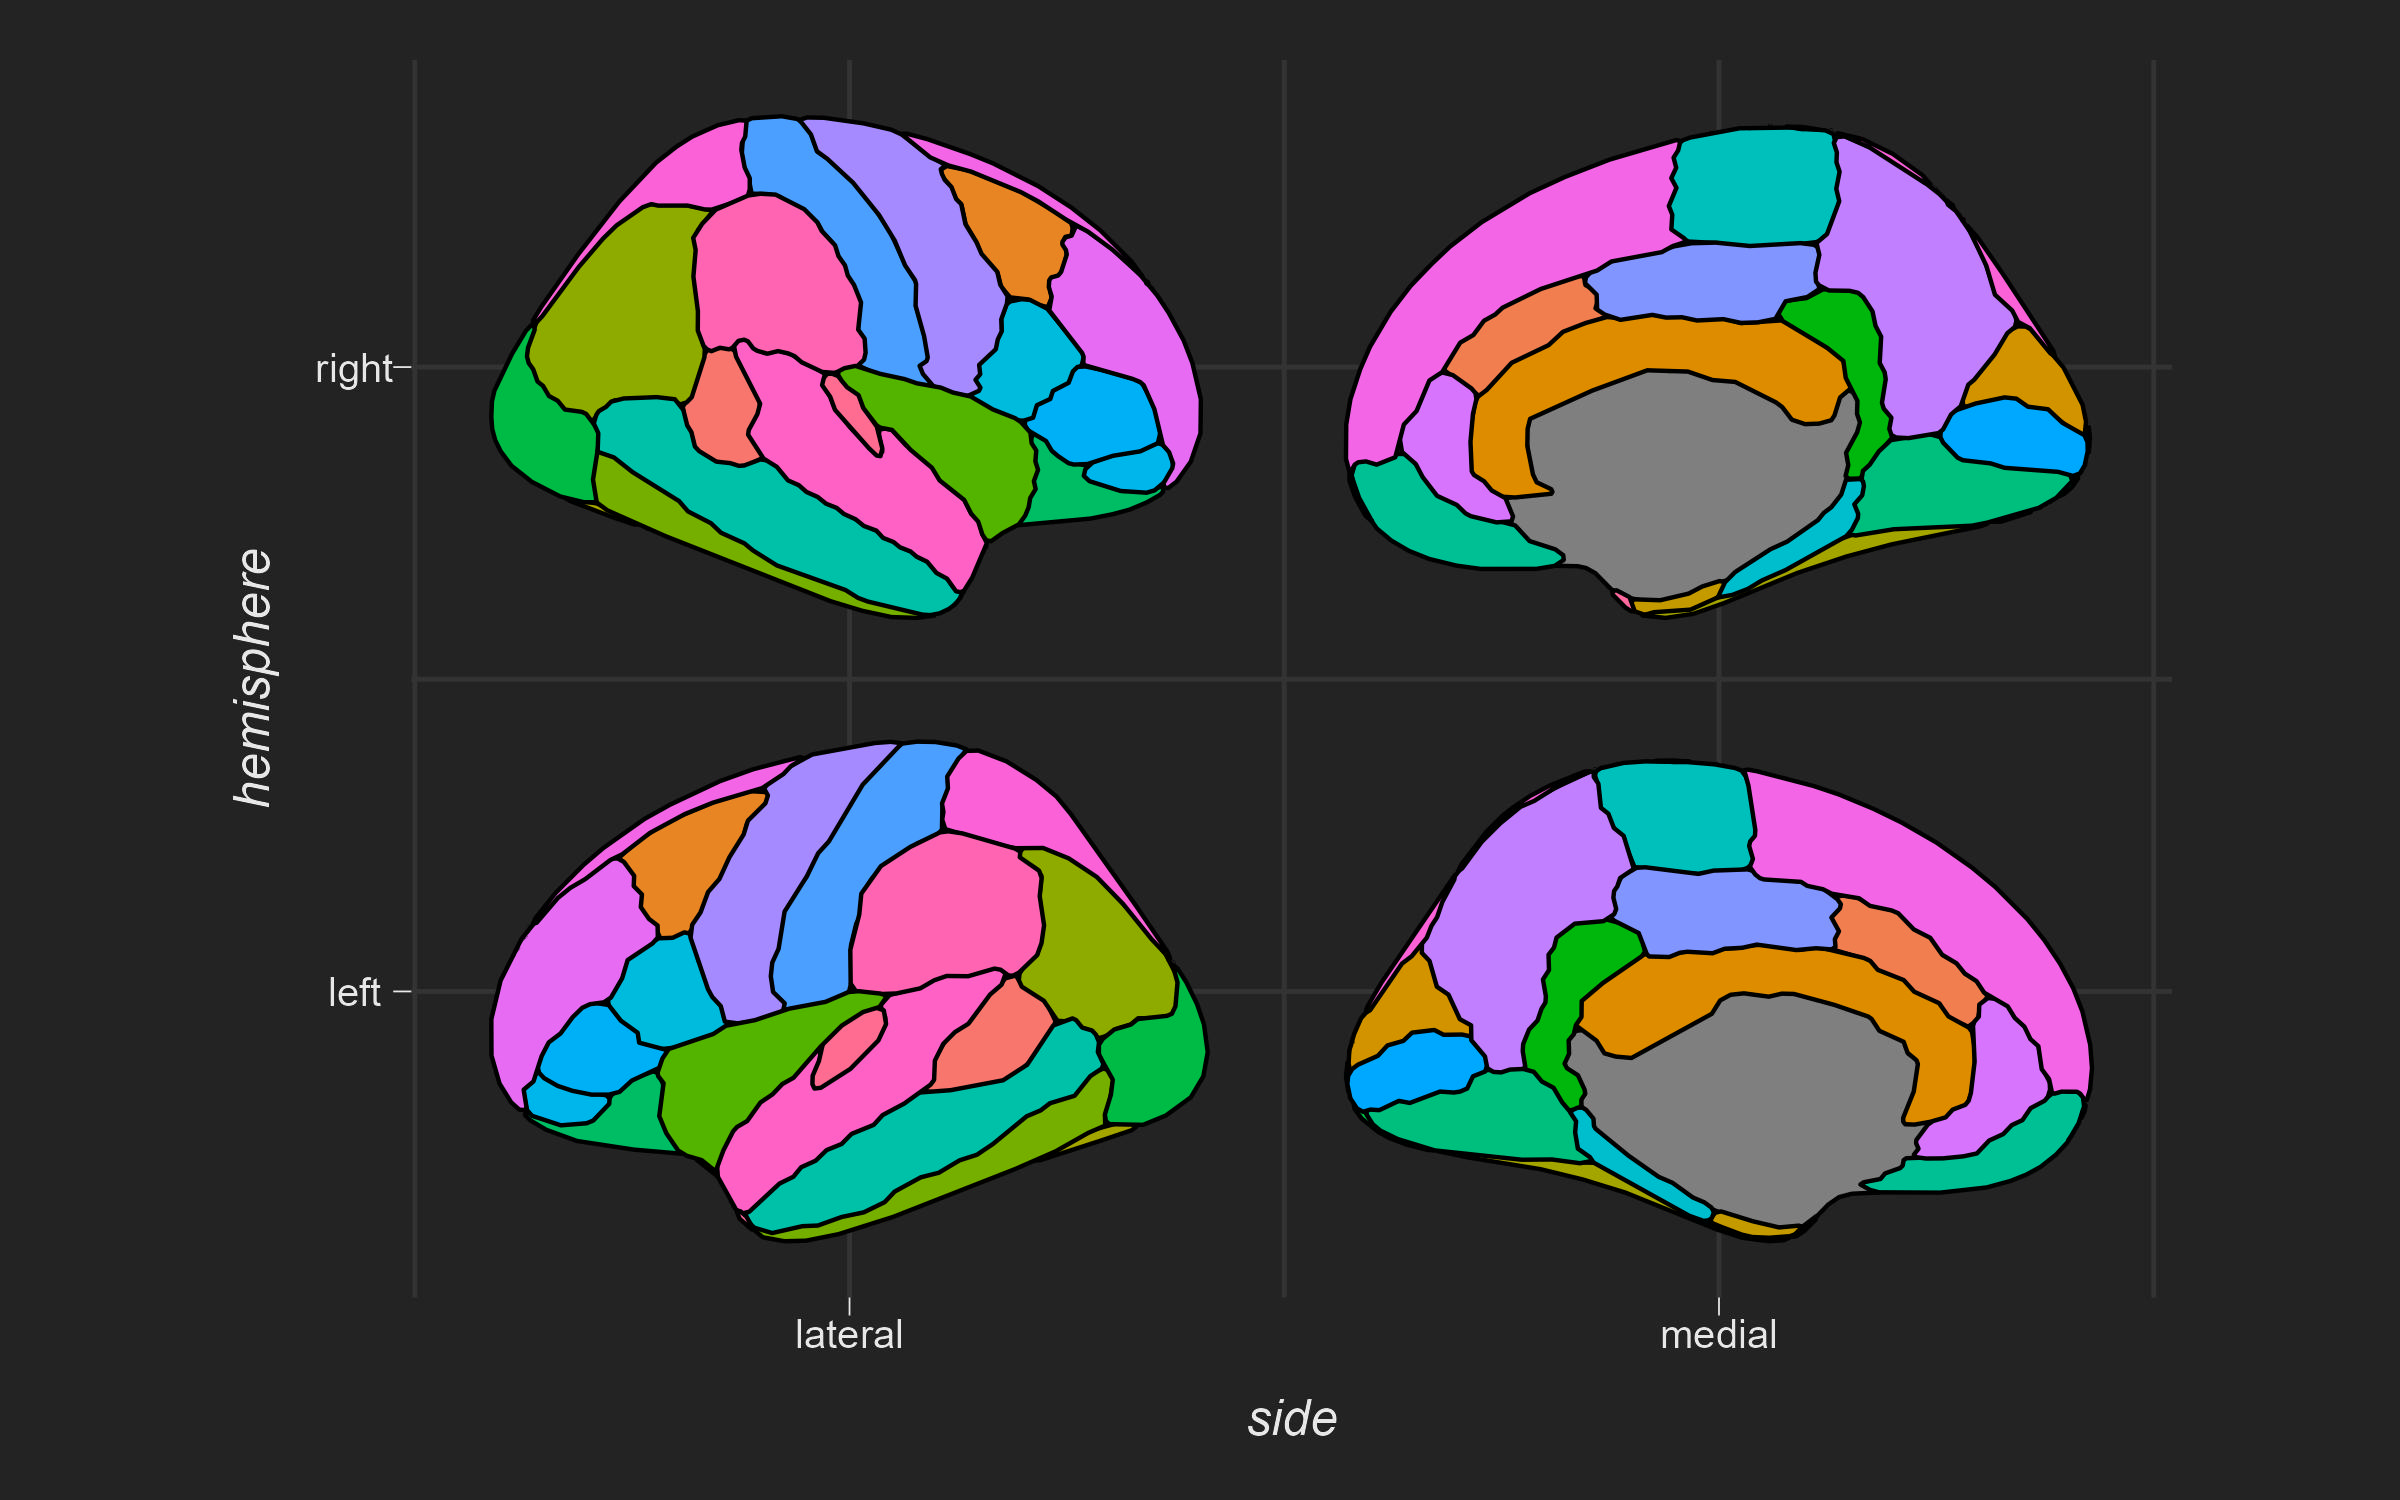

This figure's R source:
library(ggseg)
library(ggplot2)

theme_custom = function(base_size = 12, base_family = "") {
  
  theme_grey(base_size = base_size, base_family = base_family) %+replace%
    
    theme(
      # Specify axis options
      axis.line = element_blank(),  
      axis.text.x = element_text(size = base_size*0.8, color = "#e7e7e7", lineheight = 0.9),  
      axis.text.y = element_text(size = base_size*0.8, color = "#e7e7e7", lineheight = 0.9),  
      axis.ticks = element_line(color = "#e7e7e7", size  =  0.2),  
      axis.title.x = element_text(face = "italic", size = base_size, color = "#e7e7e7", margin = margin(10, 0, 0, 0)),  
      axis.title.y = element_text(face = "italic", size = base_size, color = "#e7e7e7", angle = 90, margin = margin(0, 10, 0, 0)),  
      axis.ticks.length = unit(0.3, "lines"),   
      # Specify panel options
      panel.background = element_rect(fill = "#232323", color  =  NA),  
      panel.border = element_rect(fill = NA, color = NA),  
      panel.grid.major = element_line(color = "grey20"),  
      panel.grid.minor = element_line(color = "grey20"),  
      panel.spacing = unit(0.5, "lines"),   
      # Specify plot options
      plot.background = element_rect(color = "#232323", fill = "#232323"),  
      plot.title = element_text(face = "italic", size = base_size*1.2, color = "#e7e7e7", margin = margin(0, 0, 10, 0)),  
      plot.margin = unit(rep(1, 4), "lines")
    )
}

pl <- ggseg(atlas = dk, 
      mapping = aes(fill = region),
      show.legend = FALSE, 
      color = "black",
      position = "stacked") +
  theme_custom() 


ggsave("brain.jpg", pl, width = 8, height = 5)
